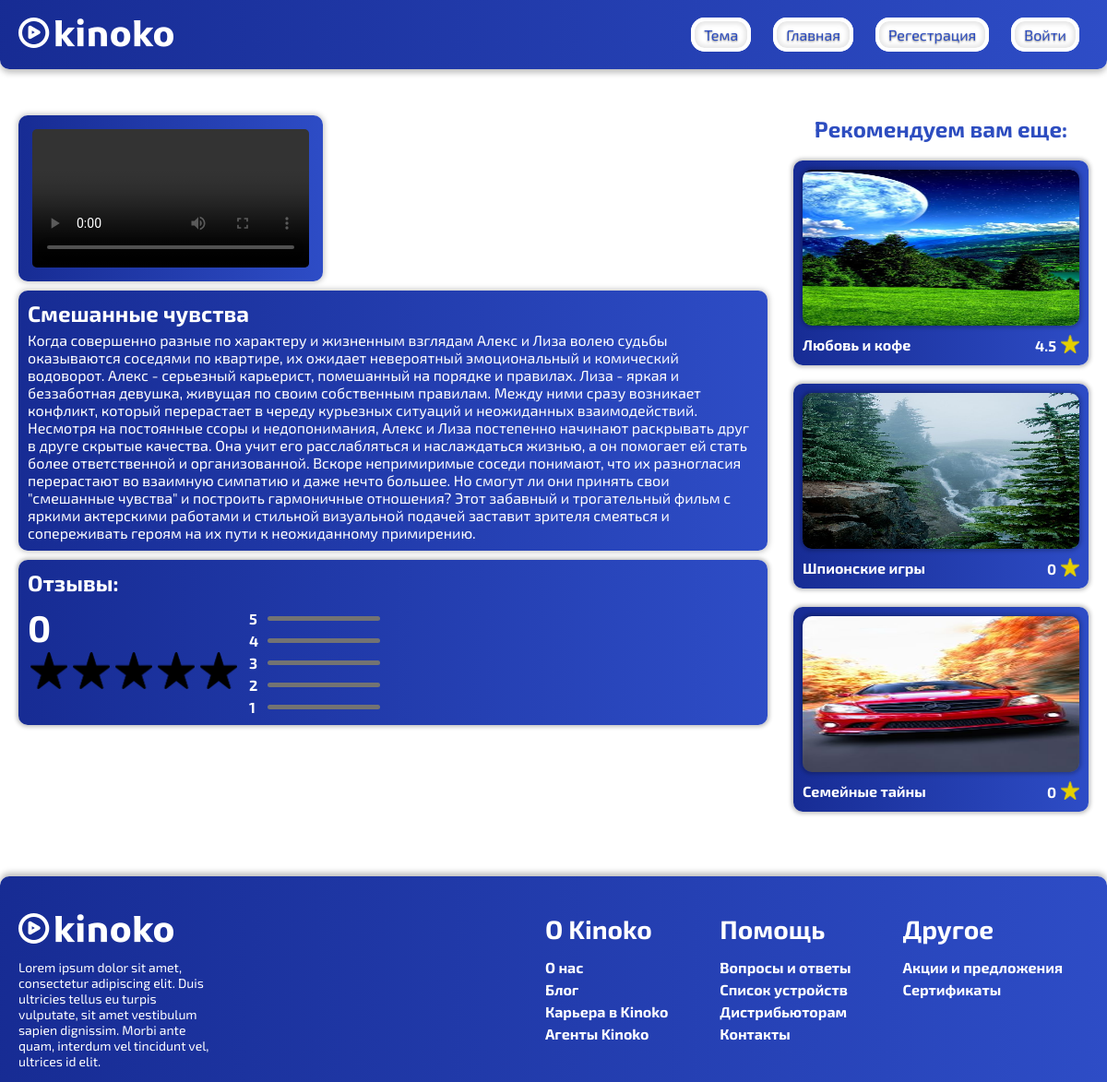
Page /pages/film.php?name=Смешанные чувства on the committed database.
### tables this page shows
CREATE TABLE `films` (
  `id` int NOT NULL,
  `name` text NOT NULL,
  `rating` float NOT NULL,
  `genre` text NOT NULL
);

### pages/film.php (the view, shortened to what this page needs)
<?php
include 'init.php';
?>
<!DOCTYPE html>
<html>
<head>
    <link rel="stylesheet" type="text/css" href="../assets/css/FilmStyle.css">
    <link rel="stylesheet" type="text/css" href="../assets/css/darkstyle.css">
</head>
<body class="<?php if($_SESSION['theme']=="dark") {echo 'dark_body';}?>">
<?php
include 'header.php';
?>
<?php
if (isset($_GET['name'])) {
?>
<main>
    <div class="container">
        <div class="blocks_wrapper">
            <div class="block_left">
                <div class="film_wrapper">
                        <div class="film <?php if($_SESSION['theme']=="dark") {echo 'dark';}?>">
                            <?php
                            if (isset($_SESSION['auth'])) {
                            echo "<video controls class=\"empty_film\">
                    <source src=\"../films/{$_GET['name']}/film.mp4\" type=\"video/mp4\" />
                    Download the
                    <a href=\"../films/{$_GET['name']}/film.mp4\">MP4</a>
            </video>";
                            } else {
                                echo "<video controls class=\"empty_film\">
                    <source src=\"../films/{$_GET['name']}/trailer.mp4\" type=\"video/mp4\" />
                    Download the
                    <a href=\"../films/{$_GET['name']}/trailer.mp4\">MP4</a>
            </video></h2>";
                            }
                            ?>
                        </div>
                </div>
                <div class="desc_film <?php if($_SESSION['theme']=="dark") {echo 'dark';}?>">
                    <?php
                        echo "<h2>{$_GET['name']}</h2>";
                        $text = file_get_contents("../films/{$_GET['name']}/desc.txt");
                        echo $text;
                    ?>
                </div>
            <?php
            }
            ?>
                <div class="reviews <?php if($_SESSION['theme']=="dark") {echo 'dark';}?>">
                    <h2>Отзывы:</h2>
                    <div class="menu_review">
                        <div class="stars_wrapper">
                            <div class="reviews_stars">
                                <?php
                                $query = "SELECT * FROM films WHERE name='{$_GET['name']}'";
                                $result = mysqli_query($link, $query) or die(mysqli_error($link));
                                $film = mysqli_fetch_assoc($result);
                                $genre = $film['genre'];
                                $rating = round($film['rating'], 1);
                                 echo "<h2>$rating</h2>";
                                ?>
                                <div class="stars">
                                    <?php
                                    $b = -0.5;
                                        for ($i = 0; $i < 5; $i++) {
                                            echo "<div class=\"star\">";
                                            $b += 0.5;
                                            if ($b < $rating) {
                                                echo "<img src=\"../assets/img/StarYellowLeft.png\">";
                                            } else {
                                                echo "<img src=\"../assets/img/StarBlackLeft.png\">";
                                            }
                                            $b += 0.5;
                                            if ($b < $rating) {
                                                echo "<img src=\"../assets/img/StarYellowRight.png\">";
                                            } else {
                                                echo "<img src=\"../assets/img/StarBlackRight.png\">";
                                            }
                                            echo "</div>";
                                        }
                                    ?>
                                </div>
                            </div>
                            <div class="wrapper_counters">
                                <div class="wrapper_counter">
                                    <p>5</p>
                                    <div class="counter_bg">
                                    </div>
                                </div>
                                <div class="wrapper_counter">
                                    <p>4</p>
                                    <div class="counter_bg">
                                    </div>
                                </div>
                                <div class="wrapper_counter">
                                    <p>3</p>
                                    <div class="counter_bg">
                                    </div>
                                </div>
                                <div class="wrapper_counter">
                                    <p>2</p>
                                    <div class="counter_bg">
                                    </div>
                                </div>
                                <div class="wrapper_counter">
                                    <p>1</p>
                                    <div class="counter_bg">
                                    </div>
                                </div>
                            </div>
                        </div>
                    </div>
                    <?php
                    $query = "SELECT * FROM feedbacks WHERE name_film='{$_GET['name']}'";
                    $result = mysqli_query($link, $query) or die(mysqli_error($link));
                    if (!empty($result)) {
                        for ($data=[]; $row = mysqli_fetch_assoc($result); $data[] = $row);
                    ?>
                    <?php
                    }
                    ?>
                </div>
            </div>
            <div class="block_right">
                <h2 class="light_text <?php if($_SESSION['theme']=="dark") {echo 'dark_theme_text';}?>">Рекомендуем вам еще: </h2>
                <?php
                $query = "SELECT * FROM films WHERE genre='$genre'";
                $result = mysqli_query($link, $query) or die(mysqli_error($link));
                for ($data=[]; $row = mysqli_fetch_assoc($result); $data[] = $row);
                foreach ($data as $film) {
                    if ($film['name'] !== $_GET['name']) {
                        $rating = round($film['rating'], 1);
                        echo "
                                    <div class=\"item ";
                if ($_SESSION['theme'] == "dark") {
                    echo 'dark';
                }
                echo "\">
                                    <img class='poster' src='/films/{$film['name']}/poster.png' width='300' height='169' alt=''>
                                    <div class='film_info'>
                                        <p>{$film['name']}</p>
                                        <div class='rating_film'>
                                            <p>$rating</p>
                                            <div class=\"star_film\"><img src=\"../assets/img/StarYellow.png\"></div>
                                        </div>
                                    </div>
                                    <a href=\"/pages/film.php?name={$film['name']}\"></a>
                                </div>";
                    }
                }
                ?>
            </div>
        </div>
    </div>
</main>
<?php
include 'footer.php';
?>
</body>
</html>

### assets/css/FilmStyle.css (style rules this page uses)
html, body { margin: 0px; padding: 0px; }
.container { margin: 0 122px; position: relative; }
.blocks_wrapper { display: flex; justify-content: space-between; margin: 50px 0; }
.block_left { flex-grow: 2; }
.poster { background: linear-gradient(91.04deg, #13268B -16.91%, #3B60E4 159.03%); box-shadow: 0px 0px 4px 2px rgba(0, 0, 0, 0.25); border-radius: 10px; }
.film_wrapper { display: flex; flex-grow: 2; }
.film { background: linear-gradient(91.04deg, #13268B -16.91%, #3B60E4 159.03%); box-shadow: 0px 0px 6px 1px rgba(0, 0, 0, 0.25); border-radius: 10px; display: flex; justify-content: center; align-items: center; padding: 15px; }
.empty_film { max-width: 100%; border-radius: 5px; }
.block_right { display: flex; flex-direction: column; align-items: center; border-radius: 10px; margin: 0 0 0 28px; max-width: 339px; width: 100%; font-family: "Exo 2"; color: white; }
.light_text { margin: 0; color: #2D4DC0; }
.desc_film { background: linear-gradient(91.04deg, #13268B -16.91%, #3B60E4 159.03%); box-shadow: 0px 0px 6px 1px rgba(0, 0, 0, 0.25); border-radius: 10px; font-family: "Exo 2"; color: white; padding: 10px; margin: 10px 0 0 0; }
.desc_film h2 { margin: 0 0 5px 0; }
.menu_review { display: flex; justify-content: space-between; align-items: center; }
.star img { width: 20px; }
.star { min-width: 40px; margin: 3px; }
.stars { display: flex; align-items: center; }
.stars_wrapper { margin: 10px 0 0 0; display: flex; }
.wrapper_counters { margin: 0 0 0 10px; }
.wrapper_counter { display: flex; margin: 5px 0 0 0; align-items: center; justify-content: space-between; }
.wrapper_counter p { margin: 0 10px 0 0; font-weight: 700; }
.reviews_stars h2 { font-size: 40px; }
.counter_bg { width: 122px; height: 5px; background: #737373; border-radius: 3.5px; position: relative; }
.reviews { background: linear-gradient(91.04deg, #13268B -16.91%, #3B60E4 159.03%); box-shadow: 0px 0px 4px 2px rgba(0, 0, 0, 0.25); border-radius: 10px; color: white; font-family: "Exo 2"; padding: 10px; margin: 10px 0 0 0; }
.reviews h2 { margin: 0; }
.item { max-height: 427px; background: linear-gradient(91.04deg, #13268B -16.91%, #3B60E4 159.03%); box-shadow: 0px 0px 4px 2px rgba(0, 0, 0, 0.25); border-radius: 10px; padding: 10px; position: relative; display: flex; flex-direction: column; margin: 0 0 20px 0; transition: 0.2s ease; z-index: 0; }
.film_info { display: flex; justify-content: space-between; }
.rating_film { display: flex; justify-content: space-between; align-items: center; margin: 10px 0 0 0; }
.star_film img { width: 20px; height: 20px; }
.item:first-of-type { margin: 20px 0 20px 0; }
.item p { font-family: 'Exo 2'; font-weight: 700; color: white; margin: 11px 0 0 0; }
.rating_film p { margin: 0 5px 0 0; }
.item a, .item_chanr a { position: absolute; display: block; top: 0; left: 0; width: 100%; height: 100%; z-index: 1; }
@media (max-width: 1280px) { .container { margin: 0 20px; } }

### rows in the picture
films: rating "0"
films: name (picture), name "Любовь и кофе", rating "4.5"
films: name (picture), name "Шпионские игры", rating "0"
films: name (picture), name "Семейные тайны", rating "0"

### other values in the picture
$_GET['name'] "Смешанные чувства"
